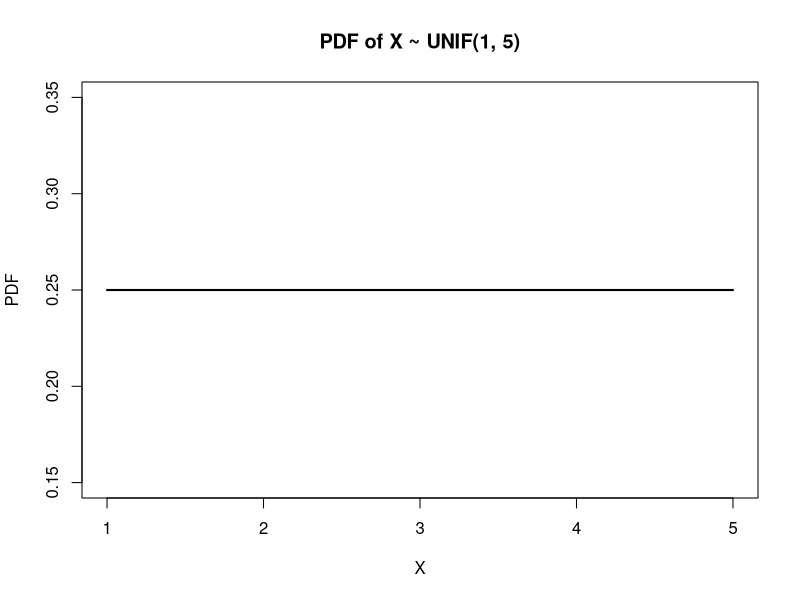

R code for this plot:
a <- 1
b <- 5
x <- seq(from = a, to = b, by = 0.01)
pdf_x <- dunif(x, min = a, max = b)
plot(x, pdf_x, type = "l", xlab = "X", ylab = "PDF", main = "PDF of X ~ UNIF(1, 5)", lwd = 2)
prob <- punif(3.5, min = a, max = b) - punif(2, min = a, max = b)
print(prob)

mean <- 80
sd <- 12
prob <- pnorm(95, mean = mean, sd = sd) - pnorm(65, mean = mean, sd = sd)
print(prob)
prob <- pnorm(74, mean = mean, sd = sd)
print(prob)

mean_iq <- 100
sd_iq <- 16
prob <- pnorm(116, mean = mean_iq, sd = sd_iq) - pnorm(84, mean = mean_iq, sd = sd_iq)
percentage <- prob * 100
print(percentage)
iq_score <- qnorm(0.98, mean = mean_iq, sd = sd_iq)
print(iq_score)

set.seed(123)
numbers <- 1:100
winning_numbers <- sample(numbers, size = 5, replace = FALSE)
print(winning_numbers)
set.seed(456)
numbers <- 1:100
winning_numbers <- sample(numbers, size = 5, replace = FALSE)
print(winning_numbers)

normal_variates <- round(rnorm(n = 100, mean = 75, sd = 10))
print(normal_variates)
num_sd <- 2
num_variates_outside <- sum(pnorm(c(-num_sd, num_sd), mean = 75, sd = 10) < c(0.025, 0.975))
print(num_variates_outside)

errorsperpage <- 750 / 500
prob_no_errors <- ppois(0, lambda = errorsperpage)
print(prob_no_errors)
prob_exactly_4_errors <- dpois(x = 4, lambda = errorsperpage)
print(prob_exactly_4_errors)

mean_time_between_arrivals <- 2
prob_less_than_one_minute <- pexp(1, rate = 1 / mean_time_between_arrivals)
print(prob_less_than_one_minute)

